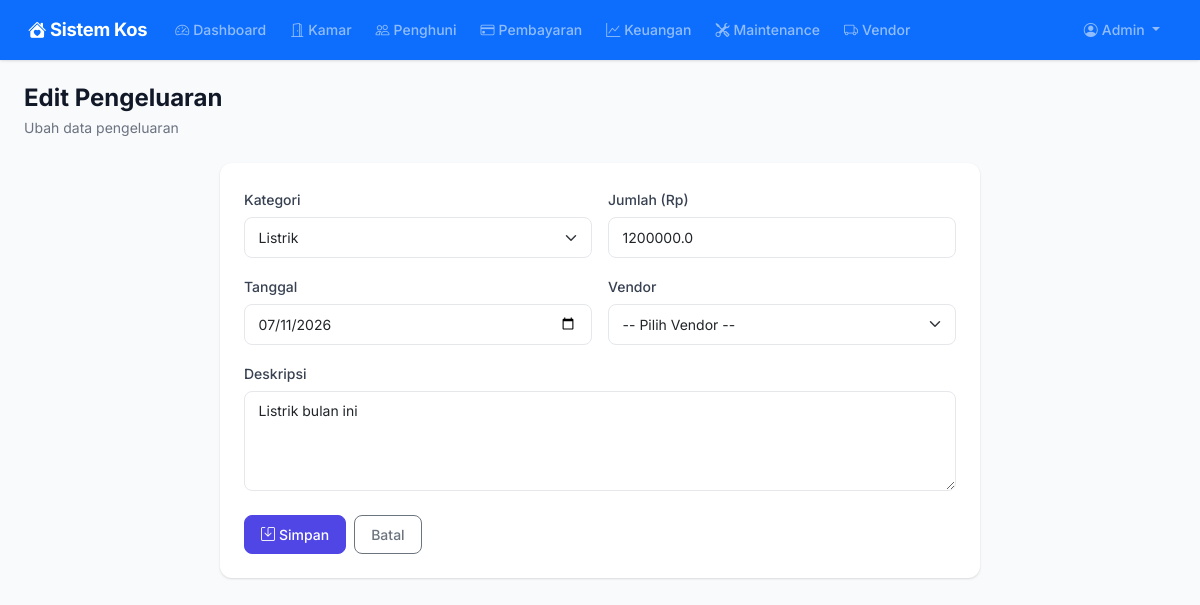
Page /accounting/pengeluaran/edit/1 (signed in) on the earlier database version.
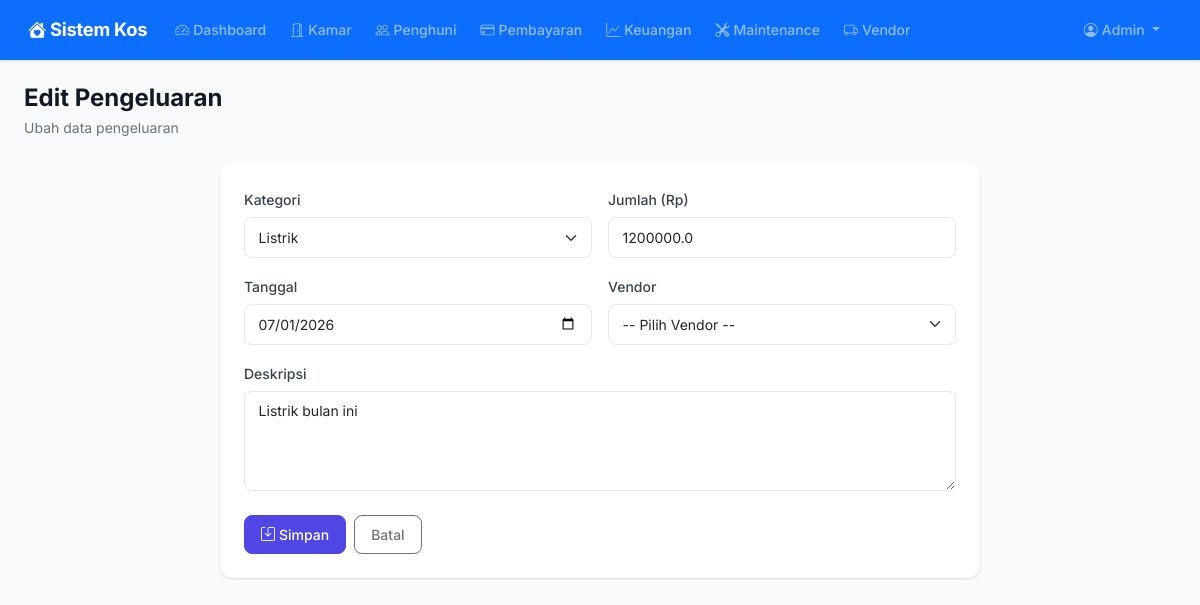
Same page on the later database version.
### models.py (models this page shows)
class Expense(db.Model):
    __tablename__ = "expenses"
    id = db.Column(db.Integer, primary_key=True)
    kategori = db.Column(db.String(50), nullable=False)
    jumlah = db.Column(db.Float, nullable=False)
    tanggal = db.Column(db.Date, default=date.today)
    deskripsi = db.Column(db.Text)
    vendor_id = db.Column(db.Integer, db.ForeignKey("vendors.id"), nullable=True)
    created_at = db.Column(db.DateTime, default=datetime.utcnow)
    vendor = db.relationship("Vendor", backref="expenses")

### routes/accounting.py (the view, shortened to what this page needs)
@accounting_bp.route("/pengeluaran/edit/<int:id>", methods=["GET", "POST"])
@login_required
def edit_pengeluaran(id):
    if current_user.role not in ("admin", "management"):
        flash("Akses ditolak.", "danger")
        return redirect(url_for("dashboard.index"))
    expense = Expense.query.get_or_404(id)
    from models import Vendor
    vendors = Vendor.query.order_by(Vendor.nama).all()
    return render_template("accounting/expense_form.html", expense=expense, vendors=vendors)

### app.py (called while the page is built)
def create_app():
    app = Flask(__name__)
    app.config.from_object("config.Config")
    db.init_app(app)
    login_manager.init_app(app)
    csrf.init_app(app)
    login_manager.login_view = "auth.login"
    login_manager.login_message = "Silakan login terlebih dahulu."
    from models import User
    @login_manager.user_loader
    def load_user(user_id):
        return User.query.get(int(user_id))
    @app.context_processor
    def inject_now():
        from datetime import datetime
        return {"now": datetime.now()}
    @app.context_processor
    def inject_utility():
        from datetime import date
        return {"date_today": date.today()}
    from routes import register_routes
    register_routes(app)
    with app.app_context():
        db.create_all()
    return app

### templates/accounting/expense_form.html (shortened to what this page needs)
{% extends "base.html" %}
{% block content %}
<div class="page-header">
    <h1>{% if expense %}Edit Pengeluaran{% else %}Catat Pengeluaran Baru{% endif %}</h1>
    <p>{% if expense %}Ubah data pengeluaran{% else %}Masukkan data pengeluaran baru{% endif %}</p>
</div>
<div class="row justify-content-center">
    <div class="col-lg-8">
        <div class="card border-0">
            <div class="card-body p-4">
                <form method="POST" action="">
                    <div class="row g-3">
                        <div class="col-md-6">
                            <label class="form-label">Kategori</label>
                            <select name="kategori" class="form-select" required>
                                <option value="listrik" {% if expense and expense.kategori == 'listrik' %}selected{% endif %}>Listrik</option>
                            </select>
                        </div>
                        <div class="col-md-6">
                            <label class="form-label">Jumlah (Rp)</label>
                            <input type="number" name="jumlah" class="form-control" value="{{ expense.jumlah if expense else '' }}" min="0" step="0.01" required>
                        </div>
                        <div class="col-md-6">
                            <label class="form-label">Tanggal</label>
                            <input type="date" name="tanggal" class="form-control" value="{{ expense.tanggal.strftime('%Y-%m-%d') if expense else '' }}">
                        </div>
                        <div class="col-md-6">
                            <label class="form-label">Vendor</label>
                            <select name="vendor_id" class="form-select">
                                <option value="">-- Pilih Vendor --</option>
                            </select>
                        </div>
                        <div class="col-12">
                            <label class="form-label">Deskripsi</label>
                            <textarea name="deskripsi" class="form-control" placeholder="Keterangan pengeluaran">{{ expense.deskripsi if expense else '' }}</textarea>
                        </div>
                    </div>
                    <div class="d-flex gap-2 mt-4">
                        <button type="submit" class="btn btn-primary">
                            <i class="bi bi-save me-1"></i>Simpan
                        </button>
                        <a href="{{ url_for('accounting.index') }}" class="btn btn-outline-secondary">Batal</a>
                    </div>
                </form>
            </div>
        </div>
    </div>
</div>
{% endblock %}

Differences in the rows shown:
changed Expense "Listrik": tanggal "07/11/2026" → "07/01/2026"
